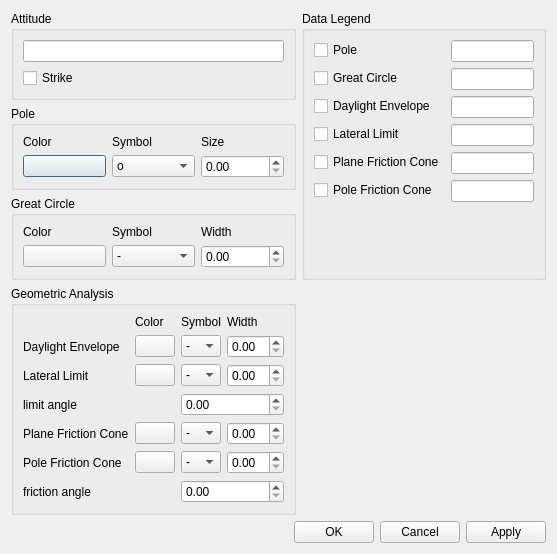
<?xml version="1.0" encoding="UTF-8"?>
<ui version="4.0">
 <class>Dialog</class>
 <widget class="QDialog" name="Dialog">
  <property name="geometry">
   <rect>
    <x>0</x>
    <y>0</y>
    <width>557</width>
    <height>523</height>
   </rect>
  </property>
  <property name="windowTitle">
   <string>Dialog</string>
  </property>
  <layout class="QVBoxLayout" name="verticalLayout_4">
   <item>
    <layout class="QGridLayout" name="gridLayout_4">
     <item row="0" column="0">
      <widget class="QGroupBox" name="groupBox_3">
       <property name="title">
        <string>Attitude</string>
       </property>
       <layout class="QVBoxLayout" name="verticalLayout_2">
        <item>
         <widget class="QLineEdit" name="prop_data_attitude"/>
        </item>
        <item>
         <widget class="QCheckBox" name="prop_data_strike">
          <property name="text">
           <string>Strike</string>
          </property>
         </widget>
        </item>
       </layout>
      </widget>
     </item>
     <item row="0" column="1" rowspan="2">
      <widget class="QGroupBox" name="groupBox_8">
       <property name="title">
        <string>Data Legend</string>
       </property>
       <layout class="QFormLayout" name="formLayout">
        <item row="0" column="0">
         <widget class="QCheckBox" name="prop_checklegend_point">
          <property name="text">
           <string>Pole</string>
          </property>
         </widget>
        </item>
        <item row="0" column="1">
         <widget class="QLineEdit" name="prop_legend_point"/>
        </item>
        <item row="1" column="0">
         <widget class="QCheckBox" name="prop_checklegend_GC">
          <property name="text">
           <string>Great Circle</string>
          </property>
         </widget>
        </item>
        <item row="1" column="1">
         <widget class="QLineEdit" name="prop_legend_GC"/>
        </item>
        <item row="2" column="0">
         <widget class="QCheckBox" name="prop_checklegend_daylight">
          <property name="text">
           <string>Daylight Envelope</string>
          </property>
         </widget>
        </item>
        <item row="2" column="1">
         <widget class="QLineEdit" name="prop_legend_daylight"/>
        </item>
        <item row="3" column="0">
         <widget class="QCheckBox" name="prop_checklegend_lateral">
          <property name="text">
           <string>Lateral Limit</string>
          </property>
         </widget>
        </item>
        <item row="3" column="1">
         <widget class="QLineEdit" name="prop_legend_lateral"/>
        </item>
        <item row="4" column="0">
         <widget class="QCheckBox" name="prop_checklegend_planecone">
          <property name="text">
           <string>Plane Friction Cone</string>
          </property>
         </widget>
        </item>
        <item row="4" column="1">
         <widget class="QLineEdit" name="prop_legend_planecone"/>
        </item>
        <item row="5" column="0">
         <widget class="QCheckBox" name="prop_checklegend_polecone">
          <property name="text">
           <string>Pole Friction Cone</string>
          </property>
         </widget>
        </item>
        <item row="5" column="1">
         <widget class="QLineEdit" name="prop_legend_polecone"/>
        </item>
       </layout>
      </widget>
     </item>
     <item row="1" column="0">
      <layout class="QVBoxLayout" name="verticalLayout">
       <item>
        <widget class="QGroupBox" name="groupBox">
         <property name="title">
          <string>Pole</string>
         </property>
         <layout class="QHBoxLayout" name="horizontalLayout_2">
          <item>
           <layout class="QGridLayout" name="gridLayout">
            <item row="0" column="1">
             <widget class="QLabel" name="label_2">
              <property name="text">
               <string>Symbol</string>
              </property>
             </widget>
            </item>
            <item row="0" column="2">
             <widget class="QLabel" name="label_3">
              <property name="text">
               <string>Size</string>
              </property>
             </widget>
            </item>
            <item row="0" column="0">
             <widget class="QLabel" name="label">
              <property name="text">
               <string>Color</string>
              </property>
             </widget>
            </item>
            <item row="1" column="0">
             <widget class="QPushButton" name="prop_color_point_c">
              <property name="text">
               <string/>
              </property>
             </widget>
            </item>
            <item row="1" column="1">
             <widget class="QComboBox" name="prop_point_marker">
              <item>
               <property name="text">
                <string extracomment="(circle)">o</string>
               </property>
              </item>
              <item>
               <property name="text">
                <string>^</string>
               </property>
              </item>
              <item>
               <property name="text">
                <string>v</string>
               </property>
              </item>
              <item>
               <property name="text">
                <string>&lt;</string>
               </property>
              </item>
              <item>
               <property name="text">
                <string>&gt;</string>
               </property>
              </item>
              <item>
               <property name="text">
                <string>s</string>
               </property>
              </item>
              <item>
               <property name="text">
                <string>+</string>
               </property>
              </item>
              <item>
               <property name="text">
                <string>x</string>
               </property>
              </item>
              <item>
               <property name="text">
                <string>D</string>
               </property>
              </item>
              <item>
               <property name="text">
                <string>d</string>
               </property>
              </item>
              <item>
               <property name="text">
                <string>h</string>
               </property>
              </item>
              <item>
               <property name="text">
                <string>H</string>
               </property>
              </item>
              <item>
               <property name="text">
                <string>p</string>
               </property>
              </item>
              <item>
               <property name="text">
                <string>|</string>
               </property>
              </item>
              <item>
               <property name="text">
                <string>_</string>
               </property>
              </item>
              <item>
               <property name="text">
                <string>*</string>
               </property>
              </item>
              <item>
               <property name="text">
                <string>1</string>
               </property>
              </item>
              <item>
               <property name="text">
                <string>2</string>
               </property>
              </item>
              <item>
               <property name="text">
                <string>3</string>
               </property>
              </item>
              <item>
               <property name="text">
                <string>4</string>
               </property>
              </item>
             </widget>
            </item>
            <item row="1" column="2">
             <widget class="QDoubleSpinBox" name="prop_point_ms"/>
            </item>
           </layout>
          </item>
         </layout>
        </widget>
       </item>
       <item>
        <widget class="QGroupBox" name="groupBox_2">
         <property name="title">
          <string>Great Circle</string>
         </property>
         <layout class="QHBoxLayout" name="horizontalLayout_3">
          <item>
           <layout class="QGridLayout" name="gridLayout_2">
            <item row="1" column="1">
             <widget class="QComboBox" name="prop_GC_linestyles">
              <item>
               <property name="text">
                <string>-</string>
               </property>
              </item>
              <item>
               <property name="text">
                <string>:</string>
               </property>
              </item>
              <item>
               <property name="text">
                <string>--</string>
               </property>
              </item>
              <item>
               <property name="text">
                <string>-.</string>
               </property>
              </item>
             </widget>
            </item>
            <item row="0" column="1">
             <widget class="QLabel" name="label_4">
              <property name="text">
               <string>Symbol</string>
              </property>
             </widget>
            </item>
            <item row="0" column="2">
             <widget class="QLabel" name="label_6">
              <property name="text">
               <string>Width</string>
              </property>
             </widget>
            </item>
            <item row="1" column="0">
             <widget class="QPushButton" name="prop_color_GC_colors">
              <property name="text">
               <string/>
              </property>
             </widget>
            </item>
            <item row="1" column="2">
             <widget class="QDoubleSpinBox" name="prop_GC_linewidths"/>
            </item>
            <item row="0" column="0">
             <widget class="QLabel" name="label_5">
              <property name="text">
               <string>Color</string>
              </property>
             </widget>
            </item>
           </layout>
          </item>
         </layout>
        </widget>
       </item>
      </layout>
     </item>
     <item row="2" column="0">
      <widget class="QGroupBox" name="groupBox_4">
       <property name="title">
        <string>Geometric Analysis</string>
       </property>
       <layout class="QVBoxLayout" name="verticalLayout_3">
        <item>
         <layout class="QGridLayout" name="gridLayout_3">
          <item row="6" column="0" colspan="2">
           <widget class="QLabel" name="label_14">
            <property name="text">
             <string>friction angle</string>
            </property>
           </widget>
          </item>
          <item row="5" column="2">
           <widget class="QComboBox" name="prop_polecone_linestyles">
            <item>
             <property name="text">
              <string>-</string>
             </property>
            </item>
            <item>
             <property name="text">
              <string>:</string>
             </property>
            </item>
            <item>
             <property name="text">
              <string>--</string>
             </property>
            </item>
            <item>
             <property name="text">
              <string>-.</string>
             </property>
            </item>
           </widget>
          </item>
          <item row="6" column="2" colspan="2">
           <widget class="QDoubleSpinBox" name="prop_data_friction">
            <property name="maximum">
             <double>90.000000000000000</double>
            </property>
           </widget>
          </item>
          <item row="3" column="0" colspan="2">
           <widget class="QLabel" name="label_13">
            <property name="text">
             <string>limit angle</string>
            </property>
           </widget>
          </item>
          <item row="3" column="2" colspan="2">
           <widget class="QDoubleSpinBox" name="prop_data_lateral">
            <property name="maximum">
             <double>90.000000000000000</double>
            </property>
           </widget>
          </item>
          <item row="0" column="3">
           <widget class="QLabel" name="label_8">
            <property name="text">
             <string>Width</string>
            </property>
           </widget>
          </item>
          <item row="1" column="0">
           <widget class="QLabel" name="label_10">
            <property name="text">
             <string>Daylight Envelope</string>
            </property>
           </widget>
          </item>
          <item row="0" column="1">
           <widget class="QLabel" name="label_9">
            <property name="text">
             <string>Color</string>
            </property>
           </widget>
          </item>
          <item row="1" column="2">
           <widget class="QComboBox" name="prop_daylight_linestyles">
            <item>
             <property name="text">
              <string>-</string>
             </property>
            </item>
            <item>
             <property name="text">
              <string>:</string>
             </property>
            </item>
            <item>
             <property name="text">
              <string>--</string>
             </property>
            </item>
            <item>
             <property name="text">
              <string>-.</string>
             </property>
            </item>
           </widget>
          </item>
          <item row="1" column="3">
           <widget class="QDoubleSpinBox" name="prop_daylight_linewidths"/>
          </item>
          <item row="2" column="0">
           <widget class="QLabel" name="label_11">
            <property name="text">
             <string>Lateral Limit</string>
            </property>
           </widget>
          </item>
          <item row="2" column="1">
           <widget class="QPushButton" name="prop_color_lateral_colors">
            <property name="text">
             <string/>
            </property>
           </widget>
          </item>
          <item row="2" column="2">
           <widget class="QComboBox" name="prop_lateral_linestyles">
            <item>
             <property name="text">
              <string>-</string>
             </property>
            </item>
            <item>
             <property name="text">
              <string>:</string>
             </property>
            </item>
            <item>
             <property name="text">
              <string>--</string>
             </property>
            </item>
            <item>
             <property name="text">
              <string>-.</string>
             </property>
            </item>
           </widget>
          </item>
          <item row="0" column="2">
           <widget class="QLabel" name="label_7">
            <property name="text">
             <string>Symbol</string>
            </property>
           </widget>
          </item>
          <item row="1" column="1">
           <widget class="QPushButton" name="prop_color_daylight_colors">
            <property name="text">
             <string/>
            </property>
           </widget>
          </item>
          <item row="2" column="3">
           <widget class="QDoubleSpinBox" name="prop_lateral_linewidths"/>
          </item>
          <item row="4" column="0">
           <widget class="QLabel" name="label_12">
            <property name="text">
             <string>Plane Friction Cone</string>
            </property>
           </widget>
          </item>
          <item row="4" column="1">
           <widget class="QPushButton" name="prop_color_planecone_colors">
            <property name="text">
             <string/>
            </property>
           </widget>
          </item>
          <item row="4" column="2">
           <widget class="QComboBox" name="prop_planecone_linestyles">
            <item>
             <property name="text">
              <string>-</string>
             </property>
            </item>
            <item>
             <property name="text">
              <string>:</string>
             </property>
            </item>
            <item>
             <property name="text">
              <string>--</string>
             </property>
            </item>
            <item>
             <property name="text">
              <string>-.</string>
             </property>
            </item>
           </widget>
          </item>
          <item row="5" column="1">
           <widget class="QPushButton" name="prop_color_polecone_colors">
            <property name="text">
             <string/>
            </property>
           </widget>
          </item>
          <item row="4" column="3">
           <widget class="QDoubleSpinBox" name="prop_planecone_linewidths"/>
          </item>
          <item row="5" column="3">
           <widget class="QDoubleSpinBox" name="prop_polecone_linewidths"/>
          </item>
          <item row="5" column="0">
           <widget class="QLabel" name="label_15">
            <property name="text">
             <string>Pole Friction Cone</string>
            </property>
           </widget>
          </item>
         </layout>
        </item>
       </layout>
      </widget>
     </item>
    </layout>
   </item>
   <item>
    <spacer name="verticalSpacer">
     <property name="orientation">
      <enum>Qt::Vertical</enum>
     </property>
     <property name="sizeHint" stdset="0">
      <size>
       <width>20</width>
       <height>0</height>
      </size>
     </property>
    </spacer>
   </item>
   <item>
    <layout class="QHBoxLayout" name="horizontalLayout">
     <item>
      <spacer name="horizontalSpacer">
       <property name="orientation">
        <enum>Qt::Horizontal</enum>
       </property>
       <property name="sizeHint" stdset="0">
        <size>
         <width>40</width>
         <height>20</height>
        </size>
       </property>
      </spacer>
     </item>
     <item>
      <widget class="QPushButton" name="ok_button">
       <property name="text">
        <string>OK</string>
       </property>
      </widget>
     </item>
     <item>
      <widget class="QPushButton" name="cancel_button">
       <property name="text">
        <string>Cancel</string>
       </property>
      </widget>
     </item>
     <item>
      <widget class="QPushButton" name="apply">
       <property name="text">
        <string>Apply</string>
       </property>
      </widget>
     </item>
    </layout>
   </item>
  </layout>
 </widget>
 <tabstops>
  <tabstop>prop_data_attitude</tabstop>
  <tabstop>prop_data_strike</tabstop>
  <tabstop>prop_color_point_c</tabstop>
  <tabstop>prop_point_marker</tabstop>
  <tabstop>prop_point_ms</tabstop>
  <tabstop>prop_color_GC_colors</tabstop>
  <tabstop>prop_GC_linestyles</tabstop>
  <tabstop>prop_GC_linewidths</tabstop>
  <tabstop>prop_color_daylight_colors</tabstop>
  <tabstop>prop_daylight_linestyles</tabstop>
  <tabstop>prop_daylight_linewidths</tabstop>
  <tabstop>prop_color_lateral_colors</tabstop>
  <tabstop>prop_lateral_linestyles</tabstop>
  <tabstop>prop_lateral_linewidths</tabstop>
  <tabstop>prop_data_lateral</tabstop>
  <tabstop>prop_color_planecone_colors</tabstop>
  <tabstop>prop_planecone_linestyles</tabstop>
  <tabstop>prop_planecone_linewidths</tabstop>
  <tabstop>prop_color_polecone_colors</tabstop>
  <tabstop>prop_polecone_linestyles</tabstop>
  <tabstop>prop_polecone_linewidths</tabstop>
  <tabstop>prop_data_friction</tabstop>
  <tabstop>prop_checklegend_point</tabstop>
  <tabstop>prop_legend_point</tabstop>
  <tabstop>prop_checklegend_GC</tabstop>
  <tabstop>prop_legend_GC</tabstop>
  <tabstop>prop_checklegend_daylight</tabstop>
  <tabstop>prop_legend_daylight</tabstop>
  <tabstop>prop_checklegend_lateral</tabstop>
  <tabstop>prop_legend_lateral</tabstop>
  <tabstop>prop_checklegend_planecone</tabstop>
  <tabstop>prop_legend_planecone</tabstop>
  <tabstop>prop_checklegend_polecone</tabstop>
  <tabstop>prop_legend_polecone</tabstop>
  <tabstop>ok_button</tabstop>
  <tabstop>cancel_button</tabstop>
  <tabstop>apply</tabstop>
 </tabstops>
 <resources/>
 <connections>
  <connection>
   <sender>ok_button</sender>
   <signal>clicked()</signal>
   <receiver>Dialog</receiver>
   <slot>accept()</slot>
   <hints>
    <hint type="sourcelabel">
     <x>442</x>
     <y>381</y>
    </hint>
    <hint type="destinationlabel">
     <x>325</x>
     <y>201</y>
    </hint>
   </hints>
  </connection>
  <connection>
   <sender>cancel_button</sender>
   <signal>clicked()</signal>
   <receiver>Dialog</receiver>
   <slot>reject()</slot>
   <hints>
    <hint type="sourcelabel">
     <x>523</x>
     <y>381</y>
    </hint>
    <hint type="destinationlabel">
     <x>325</x>
     <y>201</y>
    </hint>
   </hints>
  </connection>
 </connections>
</ui>
